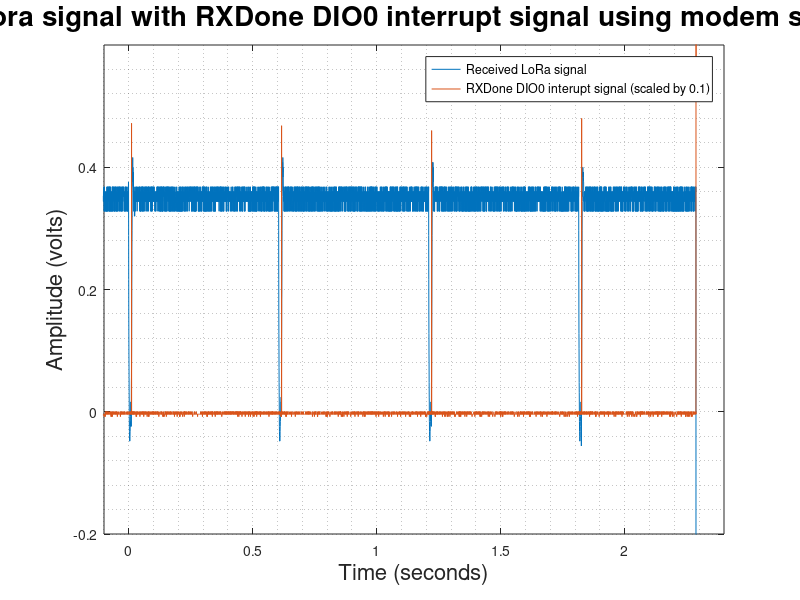
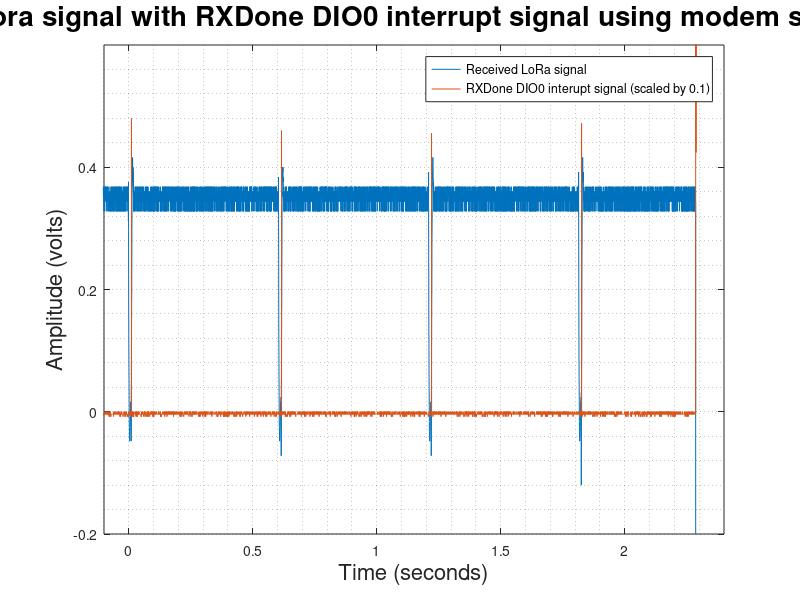
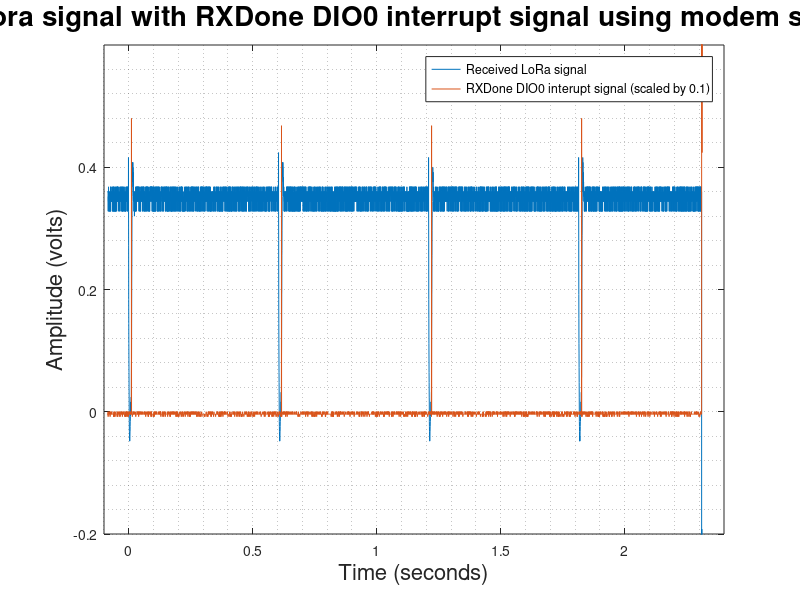
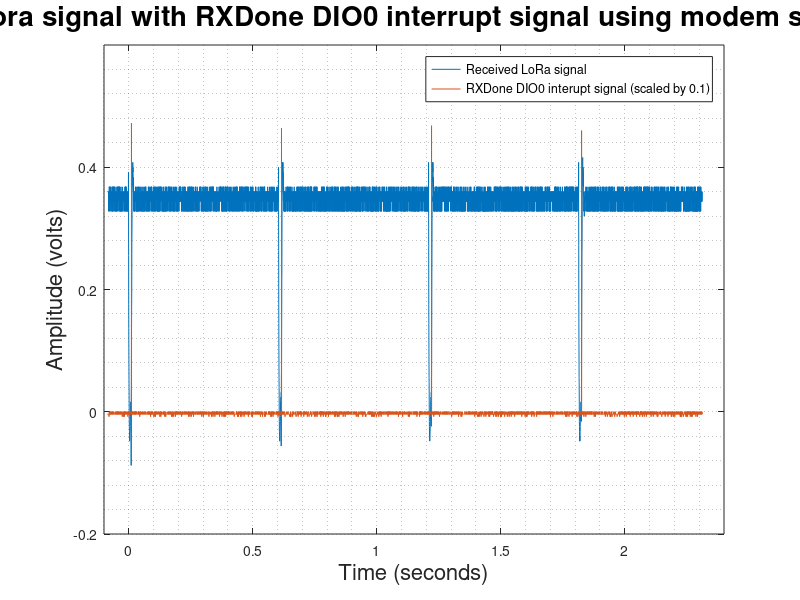

The MATLAB source for these figures, in order:
load data1.mat
figure
plot(time,ch1*-1)
hold on; grid minor; xlim([-0.1 2.4]); ylim([-0.2 0.6]);
plot(time,(ch2/10))
legend('Received LoRa signal','RXDone DIO0 interupt signal (scaled by 0.1)');
title('Address Packet Lora signal with RXDone DIO0 interrupt signal using modem setting 2 (long range)','fontSize',20);
xlabel('Time (seconds)','fontSize',16);
ylabel('Amplitude (volts)','fontSize',16);

load data2.mat
figure
plot(time,ch1*-1)
hold on; grid minor; xlim([-0.1 2.4]); ylim([-0.2 0.6]);
plot(time,(ch2/10))
legend('Received LoRa signal','RXDone DIO0 interupt signal (scaled by 0.1)');
title('Address Packet Lora signal with RXDone DIO0 interrupt signal using modem setting 2 (long range)','fontSize',20);
xlabel('Time (seconds)','fontSize',16);
ylabel('Amplitude (volts)','fontSize',16);

load data3.mat
figure
plot(time,ch1*-1)
hold on; grid minor; xlim([-0.1 2.4]); ylim([-0.2 0.6]);
plot(time,(ch2/10))
legend('Received LoRa signal','RXDone DIO0 interupt signal (scaled by 0.1)');
title('Address Packet Lora signal with RXDone DIO0 interrupt signal using modem setting 2 (long range)','fontSize',20);
xlabel('Time (seconds)','fontSize',16);
ylabel('Amplitude (volts)','fontSize',16);

load data4.mat
figure
plot(time,ch1*-1)
hold on; grid minor; xlim([-0.1 2.4]); ylim([-0.2 0.6]);
plot(time,(ch2/10))
legend('Received LoRa signal','RXDone DIO0 interupt signal (scaled by 0.1)');
title('Address Packet Lora signal with RXDone DIO0 interrupt signal using modem setting 2 (long range)','fontSize',20);
xlabel('Time (seconds)','fontSize',16);
ylabel('Amplitude (volts)','fontSize',16);

load data5.mat
figure
plot(time,ch1*-1)
hold on; grid minor; xlim([-0.1 2.4]); ylim([-0.2 0.6]);
plot(time,(ch2/10))
legend('Received LoRa signal','RXDone DIO0 interupt signal (scaled by 0.1)');
title('Address Packet Lora signal with RXDone DIO0 interrupt signal using modem setting 2 (long range)','fontSize',20);
xlabel('Time (seconds)','fontSize',16);
ylabel('Amplitude (volts)','fontSize',16);

load data5.mat
figure
plot(time,ch1*-1)
hold on; grid minor; xlim([-0.1 2.4]); ylim([-0.2 0.6]);
plot(time,(ch2/10))
legend('Received LoRa signal','RXDone DIO0 interupt signal (scaled by 0.1)');
title('Address Packet Lora signal with RXDone DIO0 interrupt signal using modem setting 2 (long range)','fontSize',20);
xlabel('Time (seconds)','fontSize',16);
ylabel('Amplitude (volts)','fontSize',16);

load data6.mat
figure
plot(time,ch1*-1)
hold on; grid minor; xlim([-0.1 2.4]); ylim([-0.2 0.6]);
plot(time,(ch2/10))
legend('Received LoRa signal','RXDone DIO0 interupt signal (scaled by 0.1)');
title('Address Packet Lora signal with RXDone DIO0 interrupt signal using modem setting 2 (long range)','fontSize',20);
xlabel('Time (seconds)','fontSize',16);
ylabel('Amplitude (volts)','fontSize',16);

load data7.mat
figure
plot(time,ch1*-1)
hold on; grid minor; xlim([-0.1 2.4]); ylim([-0.2 0.6]);
plot(time,(ch2/10))
legend('Received LoRa signal','RXDone DIO0 interupt signal (scaled by 0.1)');
title('Address Packet Lora signal with RXDone DIO0 interrupt signal using modem setting 2 (long range)','fontSize',20);
xlabel('Time (seconds)','fontSize',16);
ylabel('Amplitude (volts)','fontSize',16);

load data8.mat
figure
plot(time,ch1*-1)
hold on; grid minor; xlim([-0.1 2.4]); ylim([-0.2 0.6]);
plot(time,(ch2/10))
legend('Received LoRa signal','RXDone DIO0 interupt signal (scaled by 0.1)');
title('Address Packet Lora signal with RXDone DIO0 interrupt signal using modem setting 2 (long range)','fontSize',20);
xlabel('Time (seconds)','fontSize',16);
ylabel('Amplitude (volts)','fontSize',16);

load data9.mat
figure
plot(time,ch1*-1)
hold on; grid minor; xlim([-0.1 2.4]); ylim([-0.2 0.6]);
plot(time,(ch2/10))
legend('Received LoRa signal','RXDone DIO0 interupt signal (scaled by 0.1)');
title('Address Packet Lora signal with RXDone DIO0 interrupt signal using modem setting 2 (long range)','fontSize',20);
xlabel('Time (seconds)','fontSize',16);
ylabel('Amplitude (volts)','fontSize',16);

load data10.mat
figure
plot(time,ch1*-1)
hold on; grid minor; xlim([-0.1 2.4]); ylim([-0.2 0.6]);
plot(time,(ch2/10))
legend('Received LoRa signal','RXDone DIO0 interupt signal (scaled by 0.1)');
title('Address Packet Lora signal with RXDone DIO0 interrupt signal using modem setting 2 (long range)','fontSize',20);
xlabel('Time (seconds)','fontSize',16);
ylabel('Amplitude (volts)','fontSize',16);